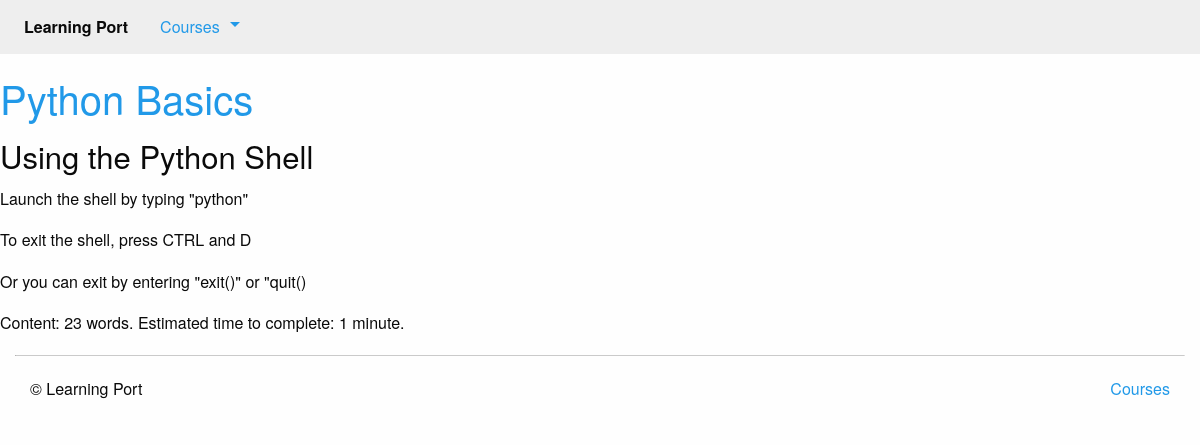
Page /courses/1/t2/ on the committed database.
### courses/models.py (models this page shows, shortened)
class Step(models.Model):
    title = models.CharField(max_length=255)
    description = models.TextField()
    order = models.IntegerField(default=0)
    course = models.ForeignKey(Course)
    class Meta:
        abstract = True
        ordering = ['order',]

class Text(Step):
    content = models.TextField(blank=True, default='')

class Course(models.Model):
    created_at = models.DateTimeField(auto_now_add=True)
    title = models.CharField(max_length=255)
    description = models.TextField()

### courses/views.py (the view)
# urls.py: url(r'(?P<course_pk>\d+)/t(?P<step_pk>\d+)/$', views.text_detail,
def text_detail(request, course_pk, step_pk):
    step = get_object_or_404(models.Text, course_id=course_pk, pk=step_pk)
    return render(request, 'courses/step_detail.html', {'step': step})

### courses/templatetags/course_extras.py (called while the page is built)
@register.inclusion_tag('courses/course_nav.html')
def nav_courses_list():
    courses = Course.objects.all()
    return {'courses': courses }

@register.filter('time_estimate')
def time_estimate(word_count):
    minutes = round(word_count/20)
    return minutes

@register.filter('markdown_to_html')
def markdown_to_html(markdown_text):
    html_body = markdown2.markdown(markdown_text)
    return mark_safe(html_body)

### courses/templates/courses/step_detail.html (shortened to what this page needs)
{% extends "layout.html" %}
{% load course_extras %}
{% block content %}
<div class="row">
        <article>
        <h2>
          <a href="{% url 'courses:detail' pk=step.course.pk %}">{{ step.course.title }}</a>
        </h2>
        <h3>{{ step.title }}</h3>
        {% with con=step.content %}
            {{ con|linebreaks|markdown_to_html }} Content: {{ con|wordcount }} words. Estimated time to complete: {{ con|wordcount|time_estimate }} minute{{ con|wordcount|time_estimate|pluralize }}.
        {% endwith %}
    </article>
</div>
{% endblock %}

### rows in the picture
Text: course "Python Basics", title "Using the Python Shell", content "Launch the shell by typing \"python\" To exit the shell, press CTRL and D Or you can exit by entering \"exit()\" or \"quit()", content "23", content "1"
